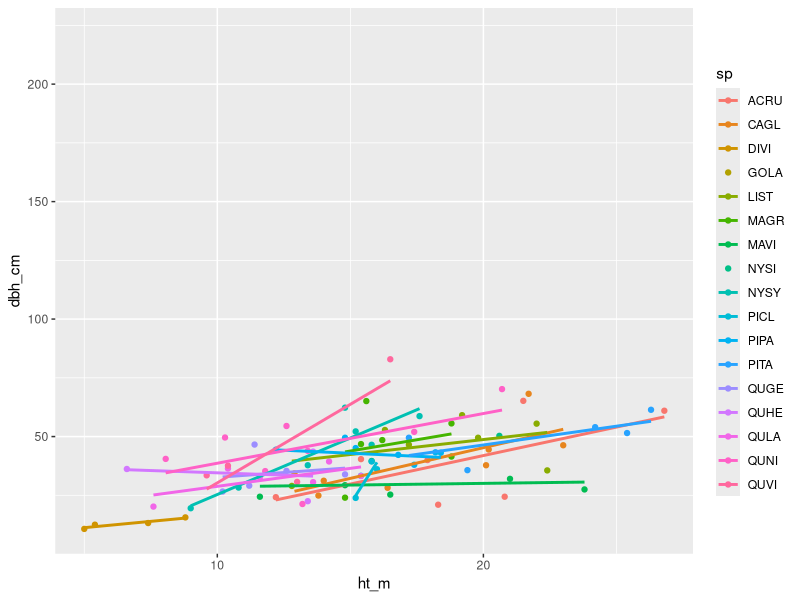
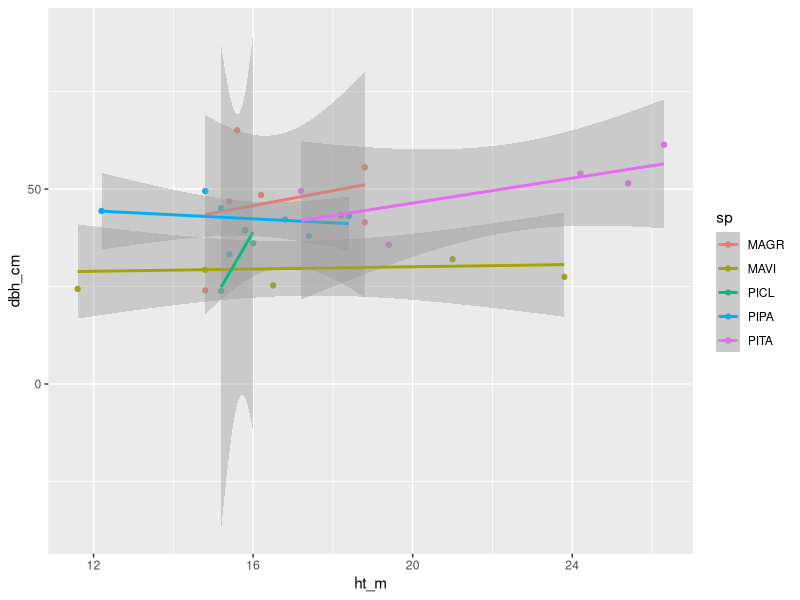
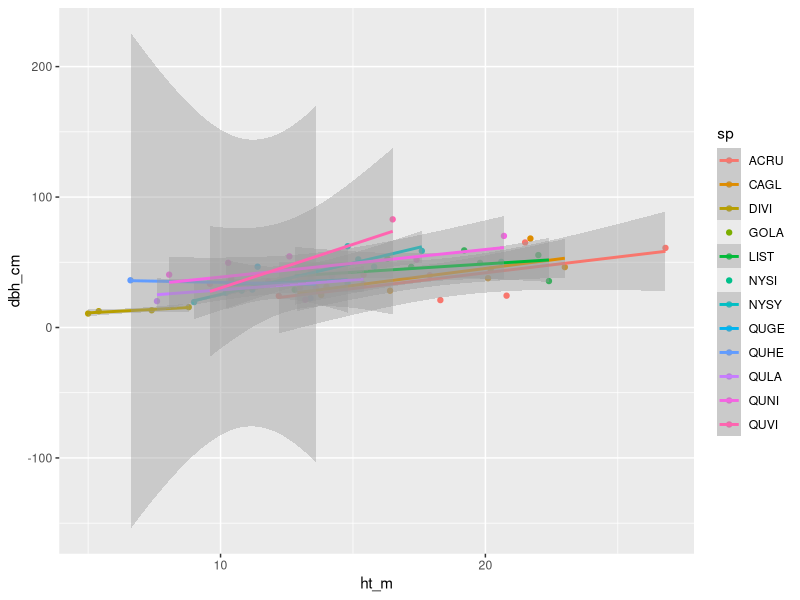

The R script that drew these images, in order: (Note: this script raises an error after producing the figures.)
library(ggplot2)
library(dplyr)

###### Working with Sarah's OSBS dbh/height data

osbs.dbh <- read.csv("supplemental_data/sarah_osbs_data.csv")

# look at data
head(osbs.dbh)

# 
ggplot(osbs.dbh, aes(x = ht_m, y = dbh_cm, color = sp))+
     geom_point()+
     geom_smooth(method = lm, se = FALSE)

# subset to pinus palustrus
pine <- subset(osbs.dbh, group == "e")
oak <- subset(osbs.dbh, group == "d")


ggplot(pine, aes(x = ht_m, y = dbh_cm, color = sp))+
     geom_point()+
     geom_smooth(method = lm)
ggplot(oak, aes(x = ht_m, y = dbh_cm, color = sp))+
     geom_point()+
     geom_smooth(method = lm)

lm.pine <- lm(dbh_cm ~ ht_m, data = pine)
lm.oak <- lm(dbh_cm ~ ht_m, data = oak)


coef(lm.pine)
coef(lm.oak)


##### testing function

osbs.dbh$calc.dbh <- calc_dbh(osbs.dbh$ht_m, osbs.dbh$group)


dbh.error <- lm(calc.dbh ~ dbh_cm, data = osbs.dbh)
     
ggplot(osbs.dbh, aes(x = dbh_cm, y = calc.dbh))+
     geom_point()+
     geom_smooth(method = lm)


osbs.dbh$calc.dbh <- calc_dbh(osbs.dbh$ht_m, osbs.dbh$group)
osbs.dbh$biomass.t <- calc_dbh(osbs.dbh$calc.dbh, osbs.dbh$group)
osbs.dbh$foliar.mass <- calc_foliar_biomass(osbs.dbh$biomass.t, osbs.dbh$group)

